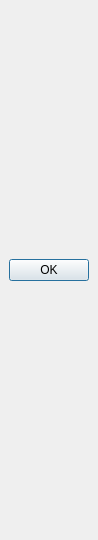
<?xml version="1.0" encoding="UTF-8"?>
<ui version="4.0">
 <class>ConfigureInputDialog</class>
 <widget class="QDialog" name="ConfigureInputDialog">
  <property name="geometry">
   <rect>
    <x>0</x>
    <y>0</y>
    <width>70</width>
    <height>540</height>
   </rect>
  </property>
  <property name="windowTitle">
   <string>Configure Input</string>
  </property>
  <layout class="QVBoxLayout" name="verticalLayout">
   <property name="spacing">
    <number>2</number>
   </property>
   <property name="leftMargin">
    <number>9</number>
   </property>
   <property name="topMargin">
    <number>9</number>
   </property>
   <property name="rightMargin">
    <number>9</number>
   </property>
   <property name="bottomMargin">
    <number>9</number>
   </property>
   <item>
    <layout class="QHBoxLayout" name="inputLayout"/>
   </item>
   <item>
    <layout class="QHBoxLayout" name="horizontalLayout">
     <item>
      <widget class="QDialogButtonBox" name="buttonBox">
       <property name="standardButtons">
        <set>QDialogButtonBox::Ok</set>
       </property>
      </widget>
     </item>
    </layout>
   </item>
  </layout>
 </widget>
 <resources/>
 <connections>
  <connection>
   <sender>buttonBox</sender>
   <signal>accepted()</signal>
   <receiver>ConfigureInputDialog</receiver>
   <slot>accept()</slot>
  </connection>
 </connections>
</ui>
